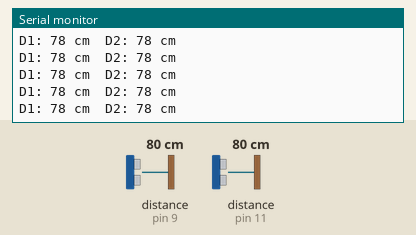
This sketch was run on a simulated Arduino Uno, built with avr-gcc and run on an emulated ATmega328P. Parts: the last lines printed to the serial monitor. Wiring (inferred from the names in the program): 2 × ultrasonic range finder: trigger pin 8, echo pin 9 / trigger pin 10, echo pin 11. Inputs (shaded band) come from the test bench; at power-on: distance to the obstacle (sensors on pin 9, pin 11) 80 cm. The echo pulse lasts 58.3 µs per cm.

Above: at 1.2 s.
1.3 s: distance to the obstacle (sensor on pin 9) set to 2 cm
At 1.54 s:
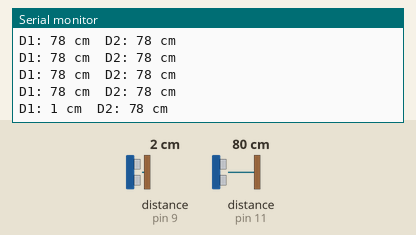
2.8 s: distance to the obstacle (sensor on pin 11) set to 2 cm
At 2.82 s:
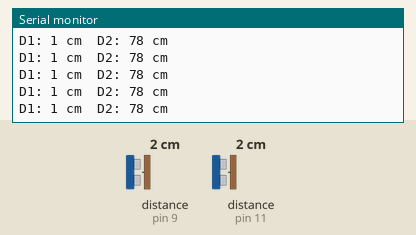
4.3 s: distance to the obstacle (sensor on pin 9) set to 4 cm
At 4.33 s:
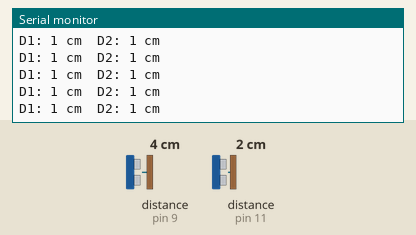
5.8 s: distance to the obstacle (sensor on pin 11) set to 4 cm
At 5.84 s:
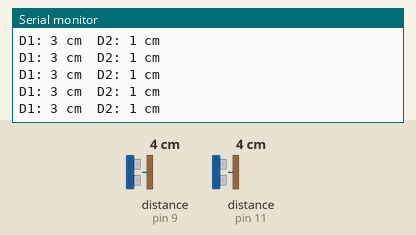
Timing chart, 0 to 8.3 s (numbered marks = the images above; inputs shaded):
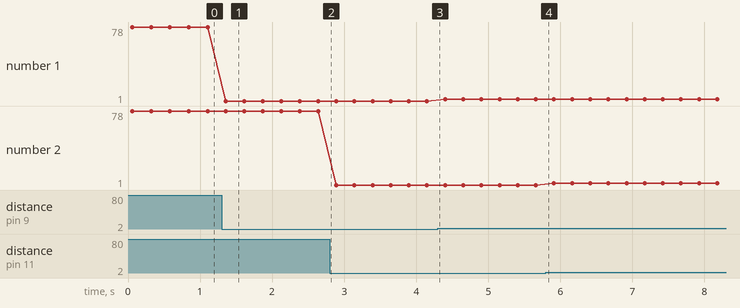

The sketch:

ulta_sonic_value.ino
```cpp
// -------- Sensor 1 --------
#define TRIG1 8
#define ECHO1 9

// -------- Sensor 2 --------
#define TRIG2 10
#define ECHO2 11

long duration1, duration2;
int distance1, distance2;

// -------- Read Function --------
int readUltrasonic(int trigPin, int echoPin) {
  long duration;

  digitalWrite(trigPin, LOW);
  delayMicroseconds(2);

  digitalWrite(trigPin, HIGH);
  delayMicroseconds(10);
  digitalWrite(trigPin, LOW);

  duration = pulseIn(echoPin, HIGH, 30000); // 30ms timeout

  if (duration == 0) return -1; // no echo

  return duration * 0.034 / 2;
}

void setup() {
  Serial.begin(115200);

  pinMode(TRIG1, OUTPUT);
  pinMode(ECHO1, INPUT);

  pinMode(TRIG2, OUTPUT);
  pinMode(ECHO2, INPUT);
}

void loop() {
  // -------- Sensor 1 --------
  distance1 = readUltrasonic(TRIG1, ECHO1);
  delay(50); // avoid cross-talk

  // -------- Sensor 2 --------
  distance2 = readUltrasonic(TRIG2, ECHO2);

  // -------- Output --------
  Serial.print("D1: ");
  Serial.print(distance1);
  Serial.print(" cm\t");

  Serial.print("D2: ");
  Serial.print(distance2);
  Serial.println(" cm");

  delay(200);
}
```

Measured:
- after the input at 1.3 s, the serial monitor: prints a new line after 0.06 s (image 1)
- plotted number 1: 1 → 3 after the input at 4.3 s
